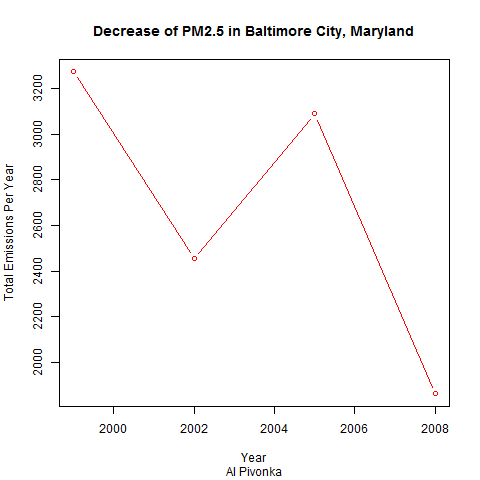

Source code (R):
plot2<-function(){
  #Source the data setup file
  source("getData.R")
  #Load the data and for Plot #1
  datax<-load_data(2)
  #png file setup
  
  png(filename = "plot2.png", width = 480, height = 480, units = "px", bg = "transparent")
  #Tell it not to use scientifice numerics
  options(scipen=999)
  #View(datax)
  #Get only the data we want and summed
  sumByYear<-aggregate(datax$Emissions,by=list(datax$year),FUN=sum)
  #Give it good column names
  colnames(sumByYear)<-c("year","Emissions")
  #print(sumByYear)
  #Create the plot
  plot(sumByYear$year,sumByYear$Emissions,type = "b",main="Decrease of PM2.5 in Baltimore City, Maryland",sub="Al Pivonka",
       xlab="Year", ylab="Total Emissions Per Year",col="red")
  dev.off()
}